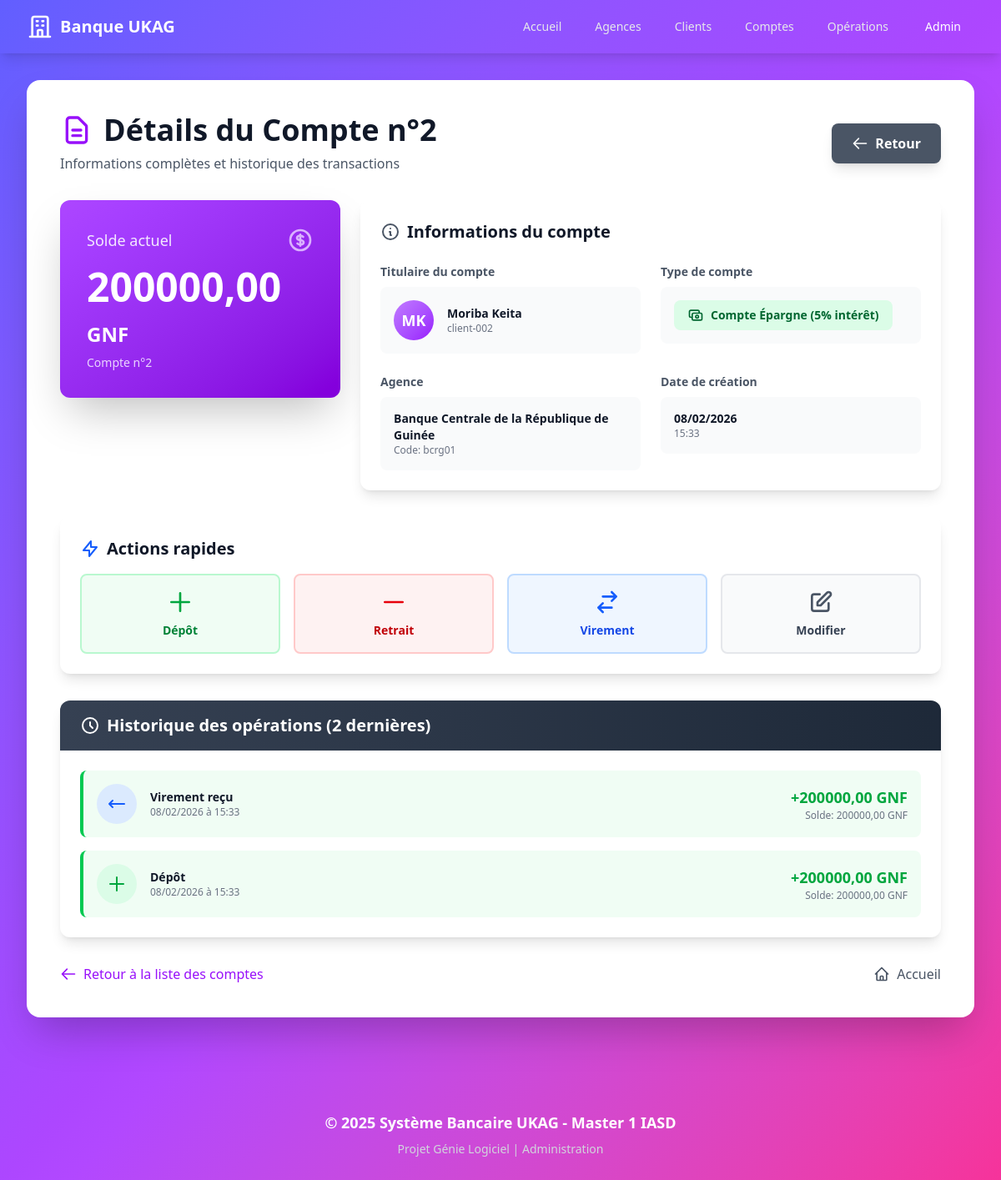
The page /comptes/2/ on the database its author committed.
### banque/models.py (models this page shows, shortened)
class Compte(models.Model):
    TYPE_CHOICES = [
        ('EPARGNE', 'Compte Épargne'),
        ('COURANT', 'Compte Courant'),
        ('PAYANT', 'Compte Payant'),
    ]
    code = models.AutoField(primary_key=True, verbose_name="Code")
    solde = models.DecimalField(max_digits=15, decimal_places=2, default=0, verbose_name="Solde")
    type_compte = models.CharField(max_length=10, choices=TYPE_CHOICES, verbose_name="Type de compte")
    date_creation = models.DateTimeField(auto_now_add=True, verbose_name="Date de création")
    client = models.OneToOneField(Client, on_delete=models.CASCADE, related_name='compte')
    class Meta:
        verbose_name = "Compte"
        verbose_name_plural = "Comptes"
        ordering = ['code']

class Client(models.Model):
    SEXE_CHOICES = [
        ('M', 'Masculin'),
        ('F', 'Féminin'),
    ]
    numero = models.CharField(max_length=50, unique=True, verbose_name="Numéro")
    nom = models.CharField(max_length=100, verbose_name="Nom")
    prenom = models.CharField(max_length=100, verbose_name="Prénom")
    sexe = models.CharField(max_length=1, choices=SEXE_CHOICES, verbose_name="Sexe")
    telephone = models.CharField(max_length=20, verbose_name="Téléphone")
    agence = models.ForeignKey(Agence, on_delete=models.CASCADE, related_name='clients')
    class Meta:
        verbose_name = "Client"
        verbose_name_plural = "Clients"
        ordering = ['nom', 'prenom']

class Agence(models.Model):
    code = models.CharField(max_length=50, unique=True, verbose_name="Code")
    nom = models.CharField(max_length=100, verbose_name="Nom")
    adresse = models.TextField(verbose_name="Adresse")
    class Meta:
        verbose_name = "Agence"
        verbose_name_plural = "Agences"
        ordering = ['nom']

class Operation(models.Model):
    TYPE_OPERATION_CHOICES = [
        ('DEPOT', 'Dépôt'),
        ('RETRAIT', 'Retrait'),
        ('VIREMENT_ENVOYE', 'Virement envoyé'),
        ('VIREMENT_RECU', 'Virement reçu'),
        ('CALCUL_INTERET', 'Calcul intérêt'),
        ('FRAIS', 'Frais'),
    ]
    compte = models.ForeignKey(Compte, on_delete=models.CASCADE, related_name='operations')
    type_operation = models.CharField(max_length=20, choices=TYPE_OPERATION_CHOICES, verbose_name="Type")
    montant = models.DecimalField(max_digits=15, decimal_places=2, verbose_name="Montant")
    solde_apres = models.DecimalField(max_digits=15, decimal_places=2, verbose_name="Solde après")
    date = models.DateTimeField(auto_now_add=True, verbose_name="Date")
    class Meta:
        verbose_name = "Opération"
        verbose_name_plural = "Opérations"
        ordering = ['-date']  # Plus récentes en premier

### banque/views.py (the view)
# urls.py: path('comptes/<int:code>/', views.compte_detail, name='compte_detail'),
def compte_detail(request, code):
    compte = get_object_or_404(Compte, code=code)
    operations = compte.operations.all()[:20]
    context = {
        'compte': compte,
        'operations': operations,
    }
    return render(request, 'banque/compte_detail.html', context)

### banque/templates/banque/compte_detail.html (shortened to what this page needs)
{% extends 'banque/base.html' %} {% block title %}Détails du Compte n°{{compte.code }} - Système Bancaire UKAG{% endblock %} {% block content %}
<div class="flex items-center justify-between mb-8">
  <div>
    <h1 class="text-4xl font-bold text-gray-900 flex items-center">
      <svg
        class="w-10 h-10 text-purple-600 mr-3"
        fill="none"
        stroke="currentColor"
        viewBox="0 0 24 24"
      >
        <path
          stroke-linecap="round"
          stroke-linejoin="round"
          stroke-width="2"
          d="M9 12h6m-6 4h6m2 5H7a2 2 0 01-2-2V5a2 2 0 012-2h5.586a1 1 0 01.707.293l5.414 5.414a1 1 0 01.293.707V19a2 2 0 01-2 2z"
        ></path>
      </svg>
      Détails du Compte n°{{ compte.code }}
    </h1>
    <p class="text-gray-600 mt-2">
      Informations complètes et historique des transactions
    </p>
  </div>
  <a
    href="{% url 'comptes_list' %}"
    class="bg-gray-600 hover:bg-gray-700 text-white font-semibold px-6 py-3 rounded-lg shadow-lg transition duration-300 flex items-center"
  >
    <svg
      class="w-5 h-5 mr-2"
      fill="none"
      stroke="currentColor"
      viewBox="0 0 24 24"
    >
      <path
        stroke-linecap="round"
        stroke-linejoin="round"
        stroke-width="2"
        d="M10 19l-7-7m0 0l7-7m-7 7h18"
      ></path>
    </svg>
    Retour
  </a>
</div>
<div class="grid grid-cols-1 lg:grid-cols-3 gap-6 mb-8">
  <div class="lg:col-span-1">
    <div
      class="bg-gradient-to-br from-purple-500 to-purple-700 rounded-xl shadow-2xl p-8 text-white"
    >
      <div class="flex items-center justify-between mb-4">
        <h3 class="text-lg font-medium text-purple-100">Solde actuel</h3>
      </div>
      <p class="text-5xl font-extrabold mb-2">
        {{ compte.solde }} <span class="text-2xl">GNF</span>
      </p>
      <p class="text-purple-200 text-sm">Compte n°{{ compte.code }}</p>
    </div>
  </div>
  <div class="lg:col-span-2">
    <div class="bg-white rounded-xl shadow-lg p-6 h-full">
      <h3 class="text-xl font-bold text-gray-900 mb-6 flex items-center">
        <svg
          class="w-6 h-6 text-gray-600 mr-2"
          fill="none"
          stroke="currentColor"
          viewBox="0 0 24 24"
        >
          <path
            stroke-linecap="round"
            stroke-linejoin="round"
            stroke-width="2"
            d="M13 16h-1v-4h-1m1-4h.01M21 12a9 9 0 11-18 0 9 9 0 0118 0z"
          ></path>
        </svg>
        Informations du compte
      </h3>
      <div class="grid grid-cols-1 md:grid-cols-2 gap-6">
        <div>
          <label class="text-sm font-semibold text-gray-600 mb-2 block"
            >Titulaire du compte</label
          >
          <div class="flex items-center bg-gray-50 rounded-lg p-4">
            <div
              class="flex-shrink-0 h-12 w-12 bg-gradient-to-br from-purple-400 to-purple-600 rounded-full flex items-center justify-center text-white font-bold text-lg"
            >
              {{ compte.client.prenom|first }}{{ compte.client.nom|first }}
            </div>
            <div class="ml-4">
              <p class="text-sm font-bold text-gray-900">
                {{ compte.client.prenom }} {{ compte.client.nom }}
              </p>
              <p class="text-xs text-gray-500">{{ compte.client.numero }}</p>
            </div>
          </div>
        </div>
        <div>
          <label class="text-sm font-semibold text-gray-600 mb-2 block"
            >Type de compte</label
          >
          <div class="bg-gray-50 rounded-lg p-4">
            {% if compte.type_compte == 'EPARGNE' %}
            <span
              class="inline-flex items-center px-4 py-2 rounded-lg text-sm font-bold bg-green-100 text-green-800"
            >
              <svg
                class="w-5 h-5 mr-2"
                fill="none"
                stroke="currentColor"
                viewBox="0 0 24 24"
              >
                <path
                  stroke-linecap="round"
                  stroke-linejoin="round"
                  stroke-width="2"
                  d="M17 9V7a2 2 0 00-2-2H5a2 2 0 00-2 2v6a2 2 0 002 2h2m2 4h10a2 2 0 002-2v-6a2 2 0 00-2-2H9a2 2 0 00-2 2v6a2 2 0 002 2zm7-5a2 2 0 11-4 0 2 2 0 014 0z"
                ></path>
              </svg>
              Compte Épargne (5% intérêt)
            </span>
            {% endif %}
          </div>
        </div>
        <div>
          <label class="text-sm font-semibold text-gray-600 mb-2 block"
            >Agence</label
          >
          <div class="bg-gray-50 rounded-lg p-4">
            <p class="text-sm font-bold text-gray-900">
              {{ compte.client.agence.nom }}
            </p>
            <p class="text-xs text-gray-500">
              Code: {{ compte.client.agence.code }}
            </p>
          </div>
        </div>
        <div>
          <label class="text-sm font-semibold text-gray-600 mb-2 block"
            >Date de création</label
          >
          <div class="bg-gray-50 rounded-lg p-4">
            <p class="text-sm font-bold text-gray-900">
              {{ compte.date_creation|date:"d/m/Y" }}
            </p>
            <p class="text-xs text-gray-500">
              {{ compte.date_creation|date:"H:i" }}
            </p>
          </div>
        </div>
      </div>
    </div>
  </div>
</div>
<div class="bg-white rounded-xl shadow-lg p-6 mb-8">
  <h3 class="text-xl font-bold text-gray-900 mb-4 flex items-center">
    <svg
      class="w-6 h-6 text-blue-600 mr-2"
      fill="none"
      stroke="currentColor"
      viewBox="0 0 24 24"
    >
      <path
        stroke-linecap="round"
        stroke-linejoin="round"
        stroke-width="2"
        d="M13 10V3L4 14h7v7l9-11h-7z"
      ></path>
    </svg>
    Actions rapides
  </h3>
  <div class="grid grid-cols-2 md:grid-cols-4 gap-4">
    <a
      href="{% url 'depot' %}?compte={{ compte.code }}"
      class="bg-green-50 hover:bg-green-100 border-2 border-green-200 rounded-lg p-4 transition text-center"
    >
      <svg
        class="w-8 h-8 text-green-600 mx-auto mb-2"
        fill="none"
        stroke="currentColor"
        viewBox="0 0 24 24"
      >
        <path
          stroke-linecap="round"
          stroke-linejoin="round"
          stroke-width="2"
          d="M12 4v16m8-8H4"
        ></path>
      </svg>
      <p class="text-sm font-semibold text-green-700">Dépôt</p>
    </a>
    <a
      href="{% url 'retrait' %}?compte={{ compte.code }}"
      class="bg-red-50 hover:bg-red-100 border-2 border-red-200 rounded-lg p-4 transition text-center"
    >
      <svg
        class="w-8 h-8 text-red-600 mx-auto mb-2"
        fill="none"
        stroke="currentColor"
        viewBox="0 0 24 24"
      >
        <path
          stroke-linecap="round"
          stroke-linejoin="round"
          stroke-width="2"
          d="M20 12H4"
          {}
          %}{{
          operation.montant
          }}
          GNF
        ></path>
      </svg>
      <p class="text-sm font-semibold text-red-700">Retrait</p>
    </a>
    <a
      href="{% url 'virement' %}?source={{ compte.code }}"
      class="bg-blue-50 hover:bg-blue-100 border-2 border-blue-200 rounded-lg p-4 transition text-center"
    >
      <svg
        class="w-8 h-8 text-blue-600 mx-auto mb-2"
        fill="none"
        stroke="currentColor"
        viewBox="0 0 24 24"
      >
        <path
          stroke-linecap="round"
          stroke-linejoin="round"
          stroke-width="2"
          d="M8 7h12m0 0l-4-4m4 4l-4 4m0 6H4m0 0l4 4m-4-4l4-4"
        ></path>
      </svg>
      <p class="text-sm font-semibold text-blue-700">Virement</p>
    </a>
    <a
      href="/admin/banque/compte/{{ compte.code }}/change/"
      target="_blank"
      class="bg-gray-50 hover:bg-gray-100 border-2 border-gray-200 rounded-lg p-4 transition text-center"
    >
      <svg
        class="w-8 h-8 text-gray-600 mx-auto mb-2"
        fill="none"
        stroke="currentColor"
        viewBox="0 0 24 24"
      >
        <path
          stroke-linecap="round"
          stroke-linejoin="round"
          stroke-width="2"
          d="M11 5H6a2 2 0 00-2 2v11a2 2 0 002 2h11a2 2 0 002-2v-5m-1.414-9.414a2 2 0 112.828 2.828L11.828 15H9v-2.828l8.586-8.586z"
        ></path>
      </svg>
      <p class="text-sm font-semibold text-gray-700">Modifier</p>
    </a>
  </div>
</div>
<div class="bg-white rounded-xl shadow-lg overflow-hidden">
  <div class="bg-gradient-to-r from-gray-700 to-gray-800 px-6 py-4">
    <h3 class="text-xl font-bold text-white flex items-center">
      <svg
        class="w-6 h-6 mr-2"
        fill="none"
        stroke="currentColor"
        viewBox="0 0 24 24"
      >
        <path
          stroke-linecap="round"
          stroke-linejoin="round"
          stroke-width="2"
          d="M12 8v4l3 3m6-3a9 9 0 11-18 0 9 9 0 0118 0z"
        ></path>
      </svg>
      Historique des opérations ({{ operations|length }} dernière{{ operations|length|pluralize }})
    </h3>
  </div>
  {% if operations %}
  <div class="p-6">
    <div class="space-y-4">
      {% for operation in operations %}
      <div
        class="border-l-4 {% if operation.type_operation == 'DEPOT' or operation.type_operation == 'VIREMENT_RECU' or operation.type_operation == 'CALCUL_INTERET' %}border-green-500 bg-green-50{% elif operation.type_operation == 'RETRAIT' or operation.type_operation == 'VIREMENT_ENVOYE' %}border-red-500 bg-red-50{% elif operation.type_operation == 'FRAIS' %}border-gray-500 bg-gray-50{% else %}border-blue-500 bg-blue-50{% endif %} rounded-lg p-4 hover:shadow-md transition duration-200"
      >
        <div class="flex items-center justify-between">
          <div class="flex items-center space-x-4">
            <div class="flex-shrink-0">
              {% if operation.type_operation == 'DEPOT' %}
              <div
                class="w-12 h-12 bg-green-100 rounded-full flex items-center justify-center"
              >
                <svg
                  class="w-6 h-6 text-green-600"
                  fill="none"
                  stroke="currentColor"
                  viewBox="0 0 24 24"
                >
                  <path
                    stroke-linecap="round"
                    stroke-linejoin="round"
                    stroke-width="2"
                    d="M12 4v16m8-8H4"
                  ></path>
                </svg>
              </div>
              {% elif operation.type_operation == 'VIREMENT_RECU' %}
              <div
                class="w-12 h-12 bg-blue-100 rounded-full flex items-center justify-center"
              >
                <svg
                  class="w-6 h-6 text-blue-600"
                  fill="none"
                  stroke="currentColor"
                  viewBox="0 0 24 24"
                >
                  <path
                    stroke-linecap="round"
                    stroke-linejoin="round"
                    stroke-width="2"
                    d="M7 16l-4-4m0 0l4-4m-4 4h18"
                  ></path>
                </svg>
              </div>
              {% endif %}
            </div>
            <div>
              <p class="text-sm font-bold text-gray-900">
                {{ operation.get_type_operation_display }}
              </p>
              <p class="text-xs text-gray-500">
                {{ operation.date|date:"d/m/Y à H:i" }}
              </p>
            </div>
          </div>
          <div class="text-right">
            <p
              class="text-lg font-bold {% if operation.type_operation == 'DEPOT' or operation.type_operation == 'VIREMENT_RECU' or operation.type_operation == 'CALCUL_INTERET' %}text-green-600{% elif operation.type_operation == 'RETRAIT' or operation.type_operation == 'VIREMENT_ENVOYE' or operation.type_operation == 'FRAIS' %}text-red-600{% else %}text-gray-600{% endif %}"
            >
              {% if operation.type_operation == 'DEPOT' or operation.type_operation == 'VIREMENT_RECU' or operation.type_operation == 'CALCUL_INTERET' %}+{% else %}-{%endif %}{{ operation.montant }} GNF
            </p>
            <p class="text-xs text-gray-500">
              Solde: {{ operation.solde_apres }} GNF
            </p>
          </div>
        </div>
      </div>
      {% endfor %}
    </div>
  </div>
  {% endif %}
</div>
<div class="mt-8 flex justify-between items-center">
  <a
    href="{% url 'comptes_list' %}"
    class="inline-flex items-center text-purple-600 hover:text-purple-800 font-medium transition"
  >
    <svg
      class="w-5 h-5 mr-2"
      fill="none"
      stroke="currentColor"
      viewBox="0 0 24 24"
    >
      <path
        stroke-linecap="round"
        stroke-linejoin="round"
        stroke-width="2"
        d="M10 19l-7-7m0 0l7-7m-7 7h18"
      ></path>
    </svg>
    Retour à la liste des comptes
  </a>
  <a
    href="{% url 'home' %}"
    class="inline-flex items-center text-gray-600 hover:text-gray-800 font-medium transition"
  >
    <svg
      class="w-5 h-5 mr-2"
      fill="none"
      stroke="currentColor"
      viewBox="0 0 24 24"
    >
      <path
        stroke-linecap="round"
        stroke-linejoin="round"
        stroke-width="2"
        d="M3 12l2-2m0 0l7-7 7 7M5 10v10a1 1 0 001 1h3m10-11l2 2m-2-2v10a1 1 0 01-1 1h-3m-6 0a1 1 0 001-1v-4a1 1 0 011-1h2a1 1 0 011 1v4a1 1 0 001 1m-6 0h6"
      ></path>
    </svg>
    Accueil
  </a>
</div>
{% endblock %}

### rows shown on the page
Compte: code "2", solde "200000,00", client.prenom|first "M", client.nom|first "K", client.prenom "Moriba", client.nom "Keita", client.numero "client-002", client.agence.nom "Banque Centrale de la République de Guinée", client.agence.code "bcrg01", date_creation "08/02/2026", date_creation "15:33"
Operation: type_operation "Virement reçu", date "08/02/2026 à 15:33", montant "200000,00", solde_apres "200000,00"
Operation: type_operation "Dépôt", date "08/02/2026 à 15:33", montant "200000,00", solde_apres "200000,00"

### other values the page prints
{{ operations|length }} "2"
